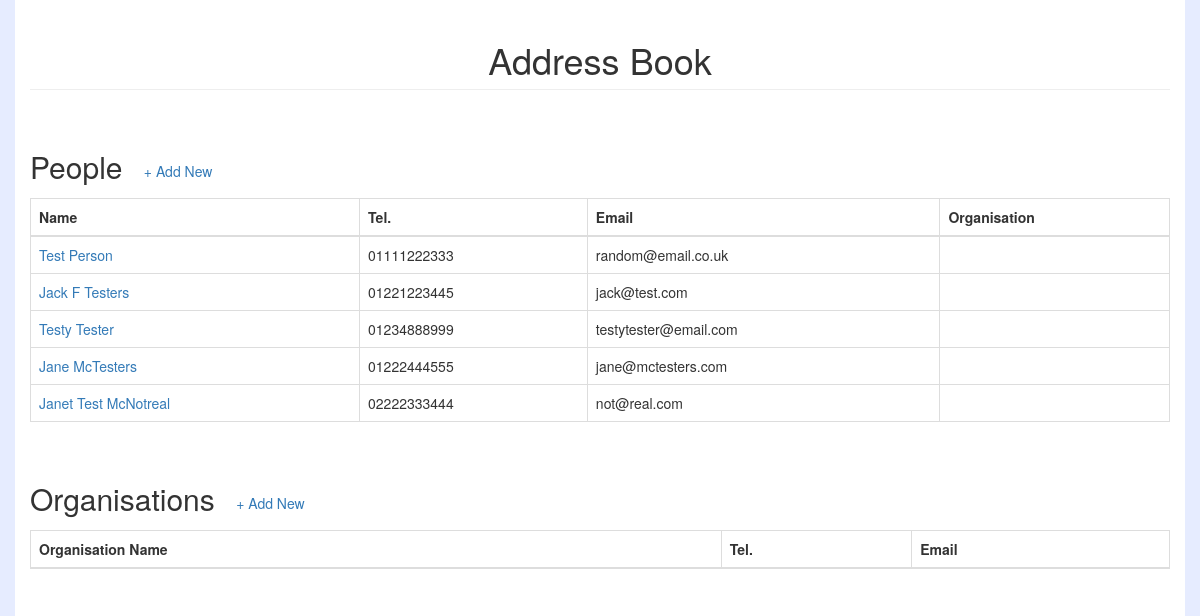
Before: / with the older database file.
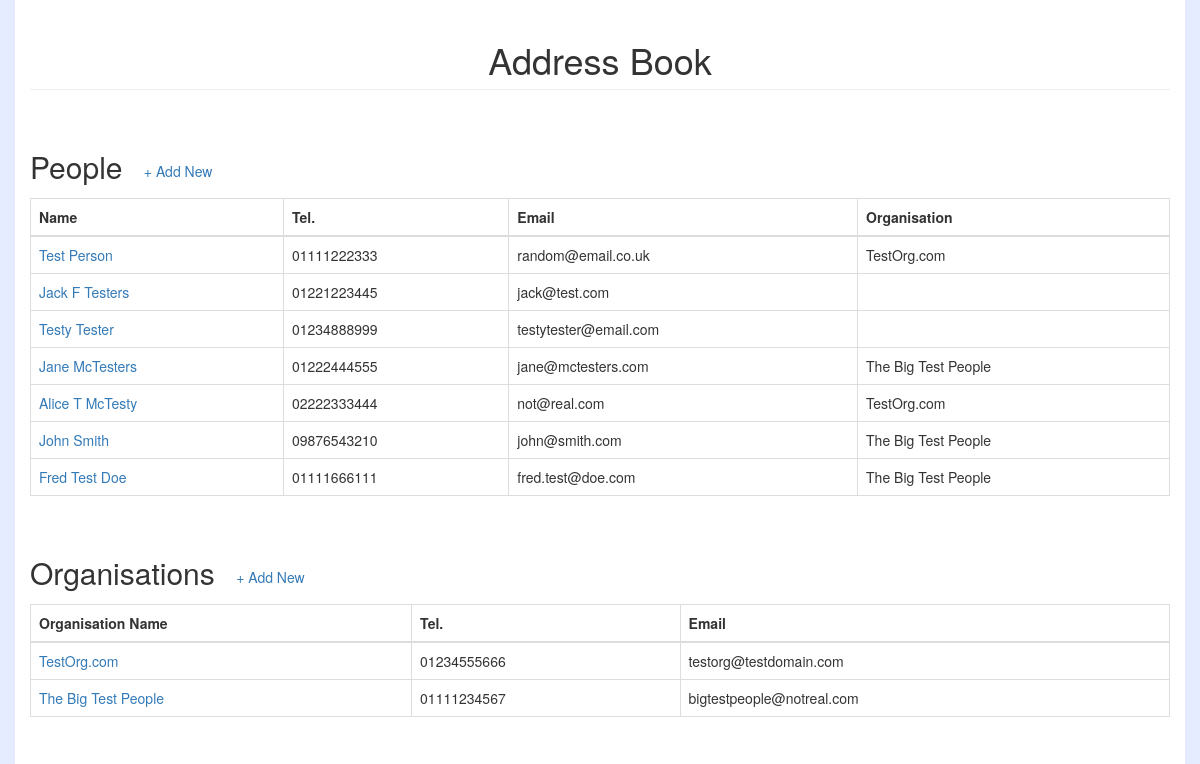
After: the same page with the newer database file.
### addresses/models.py (models this page shows, shortened)
class Address(models.Model):
    address_line1 = models.CharField(
        help_text='Address 1', max_length=100
    )
    address_line2 = models.CharField(
        help_text='Address 2', max_length=100, blank=True
    )
    address_line3 = models.CharField(
        help_text='Address 3', max_length=100, blank=True
    )
    address_city = models.CharField(
        help_text='City', max_length=50
    )
    address_county = models.CharField(
        help_text='County', max_length=50, blank=True
    )
    address_postcode = models.CharField(
        help_text='Postcode', max_length=10
    )
    telephone = models.CharField(
        help_text='Telephone Number', max_length=12, blank=True
    )
    email = models.EmailField(
        help_text='Email Address', max_length=100, blank=True
    )
    class Meta:
        abstract = True

class Person(Address):
    title_choices = [
        ('Ms', 'Ms'),
        ('Miss', 'Miss'),
        ('Mrs', 'Mrs'),
        ('Mr', 'Mr'),
        ('Master', 'Master'),
        ('Mx', 'Mx'),
    ]
    title = models.CharField(
        help_text='Title', max_length=6, choices=title_choices, blank=True
    )
    firstname = models.CharField(
        help_text='First Name', max_length=50
    )
    middlename = models.CharField(
        help_text='Middle Name(s)', max_length=100, blank=True
    )
    surname = models.CharField(
        help_text='Surname', max_length=50
    )
    organisation = models.ForeignKey(
        Organisation, help_text='Organisation Name', blank=True, null=True, on_delete=models.SET_NULL
    )
    def get_fullname(self):
        fullname = self.firstname
        if self.middlename:
            fullname += ' ' + self.middlename
        return fullname + ' ' + self.surname

class Organisation(Address):
    org_name = models.CharField(
        help_text='Organisation Name', max_length=50
    )

### addresses/views.py (the view)
# urls.py: url(r'^$', 'addresses.views.homepage', name='home'),
def homepage(request):
    people = Person.objects.all()
    orgs = Organisation.objects.all()
    return render(request, 'home.html', {'people': people, 'orgs': orgs})

### addresses/templates/home.html (shortened to what this page needs)
{% extends 'base.html' %}
{% block home %}
    <div class="row">
        <div class="col-lg-12">
            <h1 class="page-header text-center">Address Book</h1>
            <br>
        </div>
    </div>
    <div class="row">
        <div class="col-lg-12">
            <h2>People <a class="btn btn-secondary" href="{% url 'create_person' %}">+ Add New</a></h2>
            <table class="table table-hover table-bordered" id="person-table">
                <thead>
                    <tr>
                        <th> Name </th>
                        <th> Tel. </th>
                        <th> Email </th>
                        <th> Organisation </th>
                    </tr>
                </thead>
                <tbody>
                    {% for row in people %}
                        <tr>
                            <td> <a href="{% url 'view_person' page_id=row.id %}" >{{ row.get_fullname }}</a> </td>
                            <td> {{ row.telephone }} </td>
                            <td> {{ row.email }} </td>
                            <td> {{ row.organisation.org_name }} </td>
                        </tr>
                    {% endfor %}
                </tbody>
            </table>
            <br>
        </div>
    </div>
    <div class="row">
        <div class="col-lg-12">
            <h2>Organisations <a class="btn btn-secondary" href="{% url 'create_org' %}">+ Add New</a></h2>
            <table class="table table-hover table-bordered" id="org-table">
                <thead>
                    <tr>
                        <th> Organisation Name </th>
                        <th> Tel. </th>
                        <th> Email </th>
                    </tr>
                </thead>
                <tbody>
                    {% for row in orgs %}
                        <tr>
                            <td> <a href="{% url 'view_org' page_id=row.id %}" >{{ row.org_name }}</a> </td>
                            <td> {{ row.telephone }} </td>
                            <td> {{ row.email }} </td>
                        </tr>
                    {% endfor %}
                </tbody>
            </table>
        </div>
    </div>
{% endblock %}

### addresses/templates/base.html (shortened to what this page needs)
<!DOCTYPE html>
<html lang="en">
<head>
    {% load static %}
    <link href="{% static 'bootstrap/dist/css/bootstrap.min.css' %}" rel="stylesheet" type="text/css">
    <link href="{% static 'datatables-plugins/integration/bootstrap/3/dataTables.bootstrap.css' %}" rel="stylesheet">
    <link href="{% static 'main.css' %}" rel="stylesheet" type="text/css">
</head>
<body>
    <div class="container addr-container">
        {% block home %}{% endblock %}
    </div>
</body>
</html>

### addresses/static/main.css (style rules this page uses)
html, body { height: 100%; }
body { background-color: #e6ecff; }
.addr-container { background-color: #ffffff; height: 100%; }

Changed rows visible on the page:
changed Person "Test Person": organisation.org_name (not shown) → "TestOrg.com"
changed Person "Jane McTesters": organisation.org_name (not shown) → "The Big Test People"
changed Person "not@real.com": get_fullname "Janet Test McNotreal" → "Alice T McTesty"; organisation.org_name (not shown) → "TestOrg.com"
added Person: get_fullname "John Smith", telephone "09876543210", email "john@smith.com", organisation.org_name "The Big Test People"
added Person: get_fullname "Fred Test Doe", telephone "01111666111", email "fred.test@doe.com", organisation.org_name "The Big Test People"
added Organisation: org_name "TestOrg.com", telephone "01234555666", email "testorg@testdomain.com"
added Organisation: org_name "The Big Test People", telephone "01111234567", email "bigtestpeople@notreal.com"
